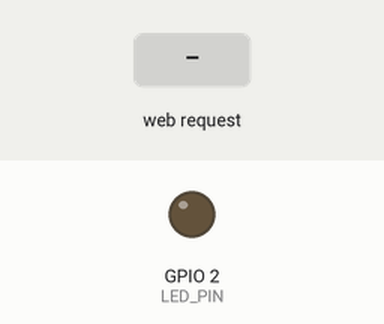
A sketch run on a simulated ESP32. Shown: output pins drawn as LEDs (lit = HIGH). Inputs (shaded band) come from the test bench. WiFi joins after 1.5 s; servers stay silent unless stated; what the sketch prints to the serial monitor is not drawn.

Above: at 2.7 s.
2.8 s: HTTP request GET /on received
At 4.0 s:
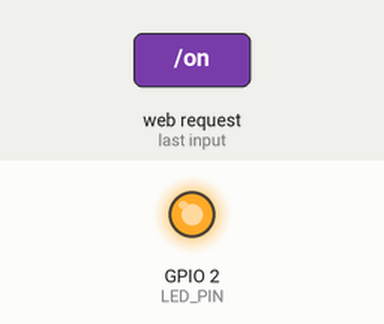
4.3 s: HTTP request GET /brightness?value=120 received
At 5.2 s:
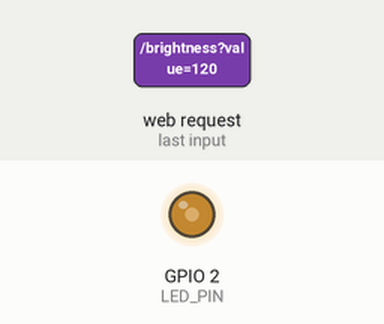
5.8 s: HTTP request GET /on?value=1 received
At 6.4 s:
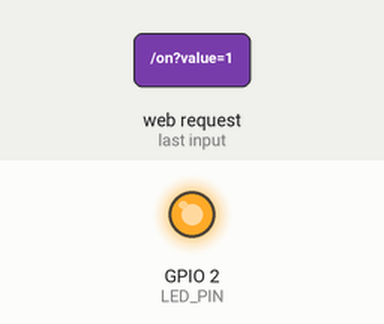
Timing chart, 0 to 8.8 s (numbered marks = the images above; inputs shaded):
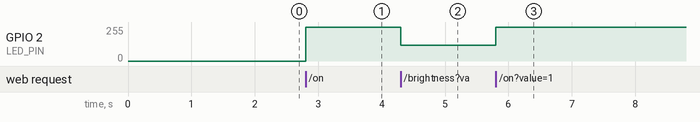

The sketch:

web_PWM.ino
```cpp
#include <WiFi.h>
#include <WebServer.h>

const char* ssid = "RedmiK70Pro";
const char* password = "12345678";
const int LED_PIN = 2;

// PWM 配置（与参考代码一致）
const int freq = 5000;          // PWM频率 5000Hz
const int resolution = 8;       // 8位分辨率，亮度范围 0-255

WebServer server(80);

String makePage() {
  // 读取当前PWM占空比，同步到网页滑动条
  int currentBrightness = ledcRead(LED_PIN);
  String state = currentBrightness > 0 ? "ON" : "OFF";

  String html = R"rawliteral(
<!DOCTYPE html>
<html lang="zh-CN">
<head>
  <meta charset="UTF-8">
  <meta name="viewport" content="width=device-width, initial-scale=1.0">
  <title>实验2</title>
</head>
<body style="font-family:Arial; text-align:center; margin-top:50px;">
  <h1>第二部分：按钮+滑动条控制 LED</h1>
  <p>当前状态：<b>)rawliteral" + state + R"rawliteral(</b></p>

  <a href="/on"><button style="padding:10px 20px; margin:5px;">点亮 LED</button></a>
  <a href="/off"><button style="padding:10px 20px; margin:5px;">熄灭 LED</button></a>

  <!-- 亮度滑动条 -->
  <div style="margin-top:30px;">
    <label for="brightnessRange">LED亮度调节：</label>
    <br><br>
    <input type="range" id="brightnessRange" min="0" max="255"
           value=")rawliteral" + String(currentBrightness) + R"rawliteral("
           style="width: 300px;">
    <span id="brightnessText">)rawliteral" + String(currentBrightness) + R"rawliteral(</span>
  </div>

  <script>
    const range = document.getElementById('brightnessRange');
    const text = document.getElementById('brightnessText');

    // 监听滑动条拖动，实时发送亮度值
    range.addEventListener('input', function() {
      const val = this.value;
      text.textContent = val;
      // 发送GET请求到ESP32
      fetch(`/brightness?value=${val}`)
        .catch(err => console.log('请求失败:', err));
    });
  </script>
</body>
</html>
)rawliteral";
  return html;
}

void handleRoot() {
  server.send(200, "text/html; charset=UTF-8", makePage());
}

void handleOn() {
  ledcWrite(LED_PIN, 255);  // 最高亮度
  server.sendHeader("Location", "/");
  server.send(303);
}

void handleOff() {
  ledcWrite(LED_PIN, 0);    // 熄灭
  server.sendHeader("Location", "/");
  server.send(303);
}

// 处理滑动条亮度调节请求
void handleBrightness() {
  if (server.hasArg("value")) {
    int brightness = server.arg("value").toInt();
    brightness = constrain(brightness, 0, 255); // 限制数值范围
    ledcWrite(LED_PIN, brightness);             // 设置PWM亮度
    server.send(200, "text/plain", "OK");
  } else {
    server.send(400, "text/plain", "参数错误");
  }
}

void setup() {
  Serial.begin(115200);

  // 新版PWM初始化：直接绑定引脚、频率、分辨率，自动分配通道
  ledcAttach(LED_PIN, freq, resolution);
  ledcWrite(LED_PIN, 0); // 初始状态熄灭

  WiFi.begin(ssid, password);
  Serial.print("连接WiFi");
  while (WiFi.status() != WL_CONNECTED) {
    delay(500);
    Serial.print(".");
  }
  Serial.println("\n连接成功");
  Serial.print("访问地址: http://");
  Serial.println(WiFi.localIP());

  server.on("/", handleRoot);
  server.on("/on", handleOn);
  server.on("/off", handleOff);
  server.on("/brightness", handleBrightness);
  server.begin();
}

void loop() {
  server.handleClient();
}
```

Measured:
- after the input at 2.8 s, GPIO 2 (LED_PIN): 0/255 → 255/255 at once
- after the input at 4.3 s, GPIO 2 (LED_PIN): 255/255 → 120/255 at once
- after the input at 5.8 s, GPIO 2 (LED_PIN): 120/255 → 255/255 at once
